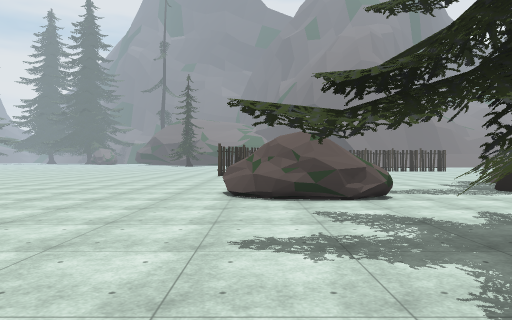
view 1 (above)

24 first-person views from a walk through a scene from a Unity 3-D project. The camera is 1.5 m above the floor, looks level and sees 70° across. The floor is counted in squares, 2 m on a side. Each view is taken from the middle of a square. On the plan, view 1 faces up. The plan holds only what a view shows up to about 11 squares ahead; the rest is blank. The place goes on beyond the plan. Some surface patterns are stand-ins.

view 2
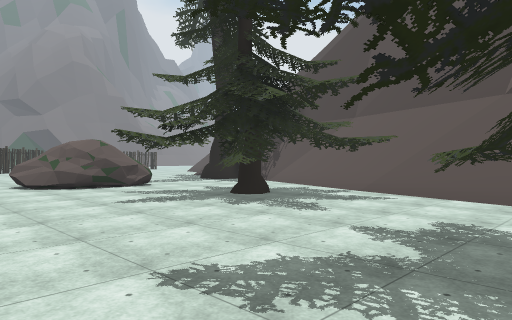

view 3
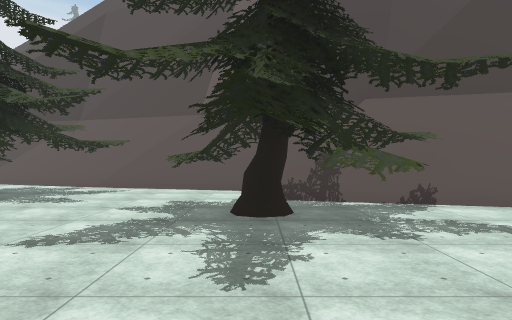

view 4
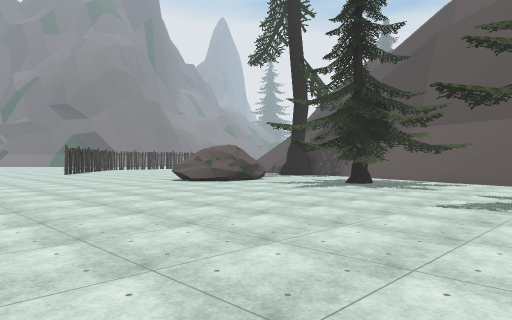

view 5
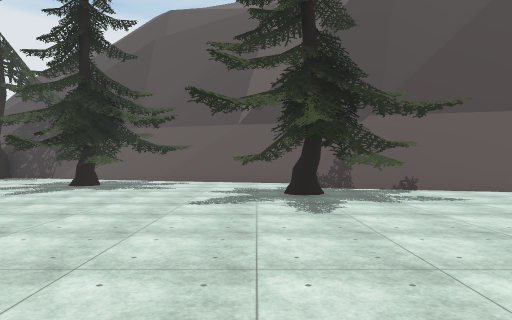

view 6
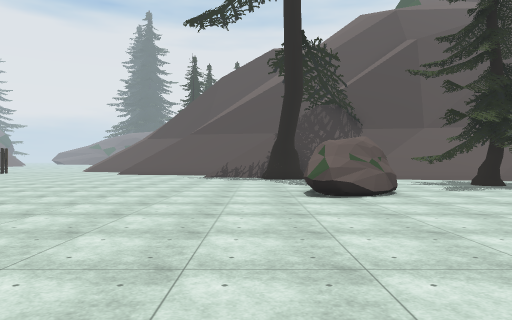

view 7
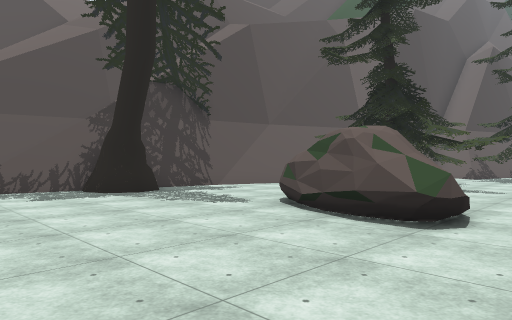

view 8
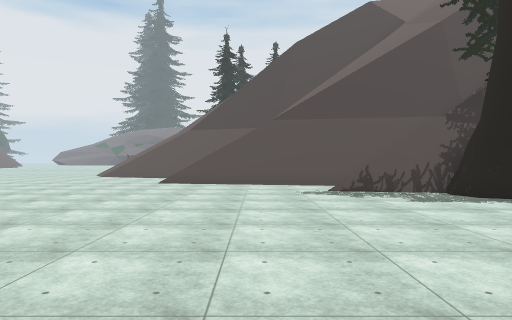

view 9
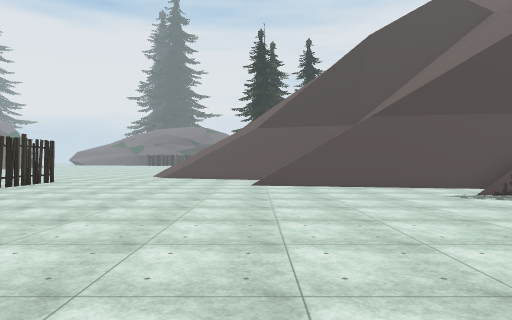

view 10
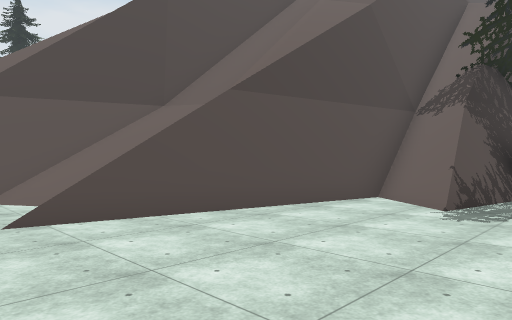

view 11
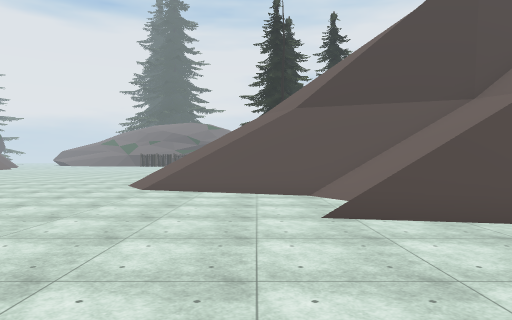

view 12
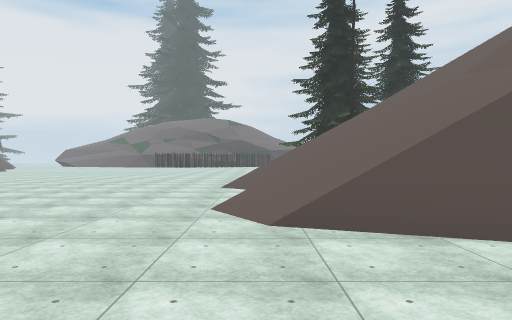

view 13
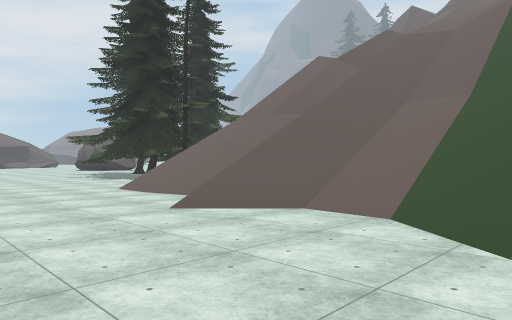

view 14
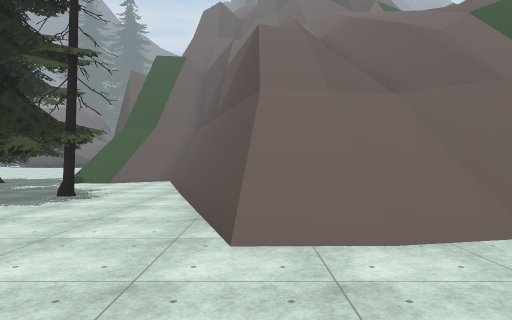

view 15
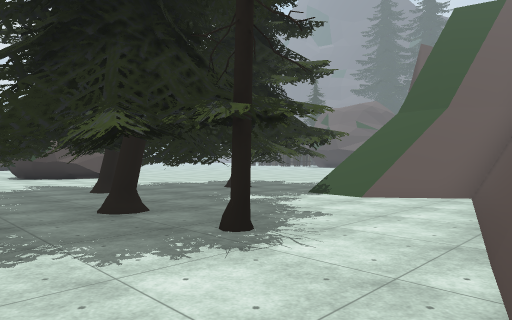

view 16
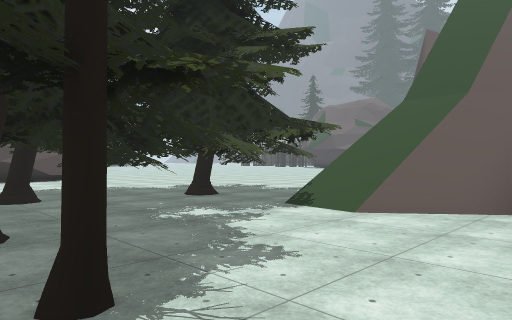

view 17
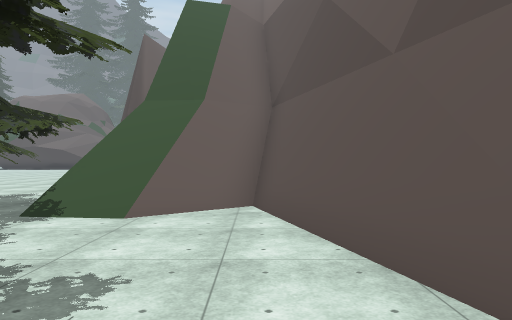

view 18
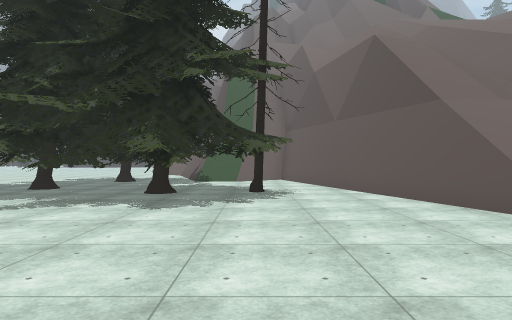

view 19
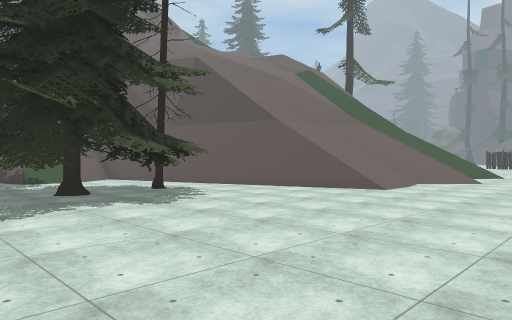

view 20
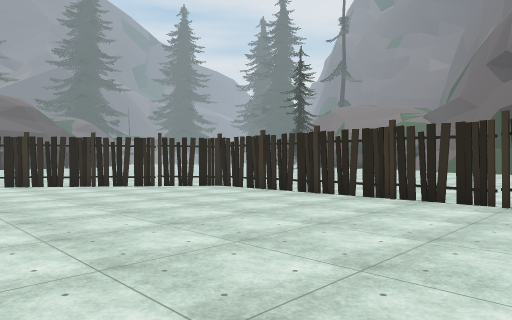

view 21
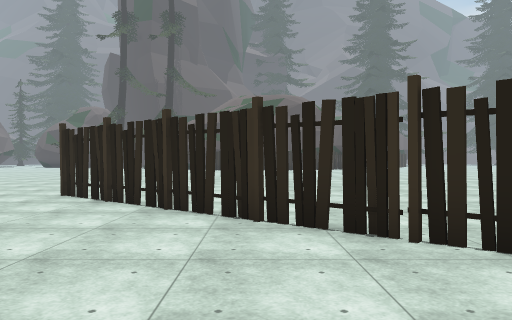

view 22
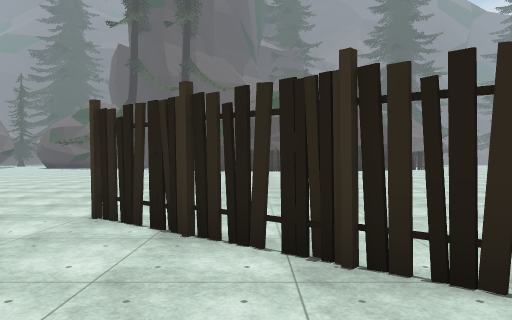

view 23
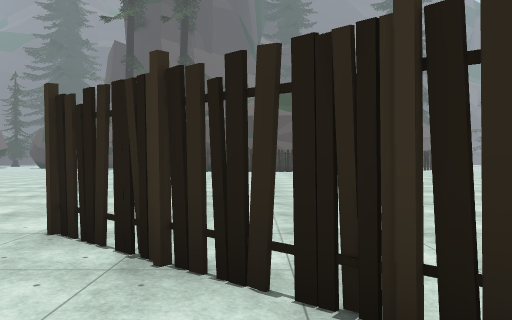

view 24
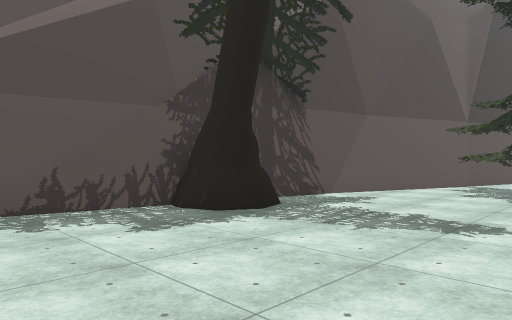

### Floor plan
Key: @ floor where view 1 was taken; # wall or solid block; x gap in a wall; . floor; / step, stairs or slope; = window, fence, low wall or low ledge; ^ raised ledge; v drop or lower ground; T tree; H thing the floor can be seen under or through.
Columns run from 8 left of view 1 to 34 right of it. Each row starts with its distance up from view 1.
 25 ...   ...    ......     .......      . .. .
 24 ....  ..... ######xx  ....................
 23  ..........H........ ......................
 22  .........H................../.............
 21    ......HH............///..///...........
 20  .......HH.............=//////////........
 19  ......HH..............#///////////...TTTT
 18  ......H...............#//////////#..TTTTTT
 17    ....H...........=..##/////=///v#..TTTTTT
 16  ................../ /##/////=///v#..TT#TTT
 15 ...................# /#=/////=///v#...T TTT
 14 ...................# /#=/////#///v##..TTT.T
 13 ..................## /#= ////v# /vv#..T...T
 12 ..................##=/#=          v#////..T
 11  ...............=/##=//#          v#/// ...
 10 ................#/#=///^          v#///vT.T
  9   ......^......#v/# //            v#///v T.
  8   .....=###....####v/             /#///  ..
  7   ......###....####v               #///
  6   .............## vv               #///
  5  ...........T..#                     //
  4  ...........T.##
  3  .........T#..##
  2  ........TT..##
  1  ............##
  0 ........@....#
 -1 .............#
 -2 .........TT..#
 -3 . .....T#. .##
 -4   .....T..###
 -5     ...T..#
 -6      .....#

Positions as (right, up) in squares from view 1, and headings:
1: (0, 0), facing up
2: (-3, -3), facing up-right
3: (-5, -3), facing right
4: (-8, -3), facing up-right
5: (-8, -2), facing right
6: (-8, 10), facing right
7: (-2, 13), facing down-right
8: (-1, 14), facing right
9: (0, 17), facing right
10: (6, 18), facing down-right
11: (6, 18), facing right
12: (11, 21), facing right
13: (16, 25), facing down-right
14: (25, 24), facing down
15: (26, 19), facing down-right
16: (27, 17), facing down-right
17: (28, 17), facing down
18: (29, 25), facing down
19: (34, 25), facing down-left
20: (12, 17), facing up-left
21: (6, 21), facing left
22: (3, 19), facing left
23: (2, 19), facing left
24: (2, 13), facing down-right
